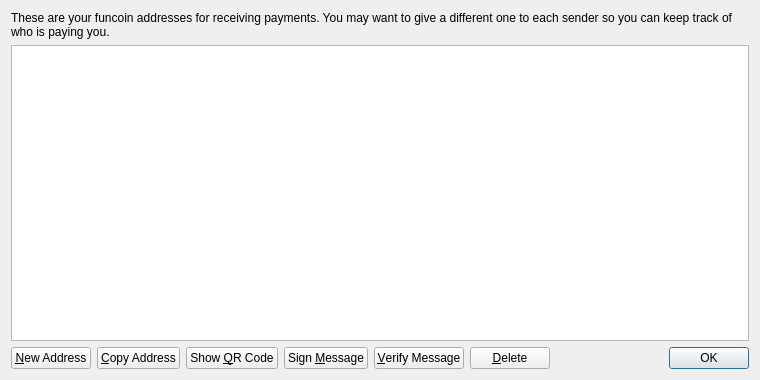
<?xml version="1.0" encoding="UTF-8"?>
<ui version="4.0">
 <class>AddressBookPage</class>
 <widget class="QWidget" name="AddressBookPage">
  <property name="geometry">
   <rect>
    <x>0</x>
    <y>0</y>
    <width>760</width>
    <height>380</height>
   </rect>
  </property>
  <property name="windowTitle">
   <string>Address Book</string>
  </property>
  <layout class="QVBoxLayout" name="verticalLayout">
   <item>
    <widget class="QLabel" name="labelExplanation">
     <property name="text">
      <string>These are your funcoin addresses for receiving payments. You may want to give a different one to each sender so you can keep track of who is paying you.</string>
     </property>
     <property name="textFormat">
      <enum>Qt::PlainText</enum>
     </property>
     <property name="wordWrap">
      <bool>true</bool>
     </property>
    </widget>
   </item>
   <item>
    <widget class="QTableView" name="tableView">
     <property name="contextMenuPolicy">
      <enum>Qt::CustomContextMenu</enum>
     </property>
     <property name="toolTip">
      <string>Double-click to edit address or label</string>
     </property>
     <property name="tabKeyNavigation">
      <bool>false</bool>
     </property>
     <property name="alternatingRowColors">
      <bool>true</bool>
     </property>
     <property name="selectionMode">
      <enum>QAbstractItemView::SingleSelection</enum>
     </property>
     <property name="selectionBehavior">
      <enum>QAbstractItemView::SelectRows</enum>
     </property>
     <property name="sortingEnabled">
      <bool>true</bool>
     </property>
     <attribute name="verticalHeaderVisible">
      <bool>false</bool>
     </attribute>
    </widget>
   </item>
   <item>
    <layout class="QHBoxLayout" name="horizontalLayout">
     <item>
      <widget class="QPushButton" name="newAddressButton">
       <property name="toolTip">
        <string>Create a new address</string>
       </property>
       <property name="text">
        <string>&amp;New Address</string>
       </property>
       <property name="icon">
        <iconset resource="../bitcoin.qrc">
         <normaloff>:/icons/add</normaloff>:/icons/add</iconset>
       </property>
      </widget>
     </item>
     <item>
      <widget class="QPushButton" name="copyToClipboard">
       <property name="toolTip">
        <string>Copy the currently selected address to the system clipboard</string>
       </property>
       <property name="text">
        <string>&amp;Copy Address</string>
       </property>
       <property name="icon">
        <iconset resource="../bitcoin.qrc">
         <normaloff>:/icons/editcopy</normaloff>:/icons/editcopy</iconset>
       </property>
      </widget>
     </item>
     <item>
      <widget class="QPushButton" name="showQRCode">
       <property name="text">
        <string>Show &amp;QR Code</string>
       </property>
       <property name="icon">
        <iconset resource="../bitcoin.qrc">
         <normaloff>:/icons/qrcode</normaloff>:/icons/qrcode</iconset>
       </property>
      </widget>
     </item>
     <item>
      <widget class="QPushButton" name="signMessage">
       <property name="toolTip">
        <string>Sign a message to prove you own a funcoin address</string>
       </property>
       <property name="text">
        <string>Sign &amp;Message</string>
       </property>
       <property name="icon">
        <iconset resource="../bitcoin.qrc">
         <normaloff>:/icons/edit</normaloff>:/icons/edit</iconset>
       </property>
      </widget>
     </item>
     <item>
      <widget class="QPushButton" name="verifyMessage">
       <property name="toolTip">
        <string>Verify a message to ensure it was signed with a specified funcoin address</string>
       </property>
       <property name="text">
        <string>&amp;Verify Message</string>
       </property>
       <property name="icon">
        <iconset resource="../bitcoin.qrc">
         <normaloff>:/icons/transaction_0</normaloff>:/icons/transaction_0</iconset>
       </property>
      </widget>
     </item>
     <item>
      <widget class="QPushButton" name="deleteButton">
       <property name="toolTip">
        <string>Delete the currently selected address from the list</string>
       </property>
       <property name="text">
        <string>&amp;Delete</string>
       </property>
       <property name="icon">
        <iconset resource="../bitcoin.qrc">
         <normaloff>:/icons/remove</normaloff>:/icons/remove</iconset>
       </property>
      </widget>
     </item>
     <item>
      <spacer name="horizontalSpacer">
       <property name="orientation">
        <enum>Qt::Horizontal</enum>
       </property>
       <property name="sizeHint" stdset="0">
        <size>
         <width>40</width>
         <height>20</height>
        </size>
       </property>
      </spacer>
     </item>
     <item>
      <widget class="QDialogButtonBox" name="buttonBox">
       <property name="sizePolicy">
        <sizepolicy hsizetype="Maximum" vsizetype="Fixed">
         <horstretch>0</horstretch>
         <verstretch>0</verstretch>
        </sizepolicy>
       </property>
       <property name="standardButtons">
        <set>QDialogButtonBox::Ok</set>
       </property>
      </widget>
     </item>
    </layout>
   </item>
  </layout>
 </widget>
 <resources>
  <include location="../bitcoin.qrc"/>
 </resources>
 <connections/>
</ui>
